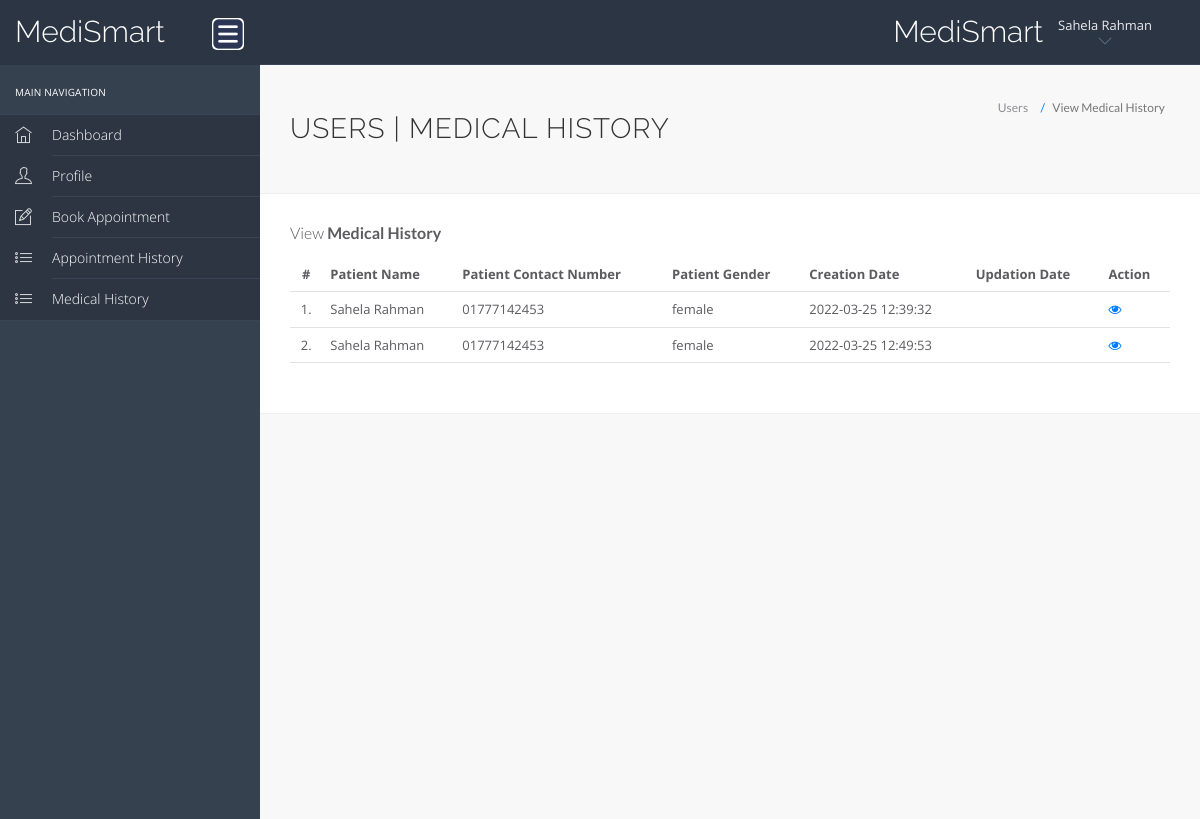
The page /hms/manage-medhistory.php (signed in) on the database its author committed.
### tables this page shows
CREATE TABLE `users` (
  `id` int(11) NOT NULL,
  `fullName` varchar(255) DEFAULT NULL,
  `profile_pic` varchar(255) NOT NULL,
  `address` longtext DEFAULT NULL,
  `city` varchar(255) DEFAULT NULL,
  `gender` varchar(255) DEFAULT NULL,
  `email` varchar(255) DEFAULT NULL,
  `password` varchar(255) DEFAULT NULL,
  `regDate` timestamp NULL DEFAULT current_timestamp(),
  `updationDate` timestamp NULL DEFAULT NULL ON UPDATE current_timestamp()
);

CREATE TABLE `tblpatient` (
  `ID` int(10) NOT NULL,
  `Docid` int(10) DEFAULT NULL,
  `PatientName` varchar(200) DEFAULT NULL,
  `PatientContno` varchar(13) DEFAULT NULL,
  `PatientEmail` varchar(200) DEFAULT NULL,
  `PatientGender` varchar(50) DEFAULT NULL,
  `PatientAdd` mediumtext DEFAULT NULL,
  `PatientAge` int(10) DEFAULT NULL,
  `PatientMedhis` mediumtext DEFAULT NULL,
  `CreationDate` timestamp NULL DEFAULT current_timestamp(),
  `UpdationDate` timestamp NULL DEFAULT NULL ON UPDATE current_timestamp()
);

### hms/manage-medhistory.php (the view, shortened to what this page needs)
<?php
include('include/config.php');
?>
<!DOCTYPE html>
<html lang="en">
<head>
    <link rel="stylesheet" href="vendor/bootstrap/css/bootstrap.min.css">
    <link rel="stylesheet" href="vendor/fontawesome/css/font-awesome.min.css">
    <link rel="stylesheet" href="vendor/themify-icons/themify-icons.min.css">
    <link href="vendor/animate.css/animate.min.css" rel="stylesheet" media="screen">
    <link href="vendor/perfect-scrollbar/perfect-scrollbar.min.css" rel="stylesheet" media="screen">
    <link href="vendor/switchery/switchery.min.css" rel="stylesheet" media="screen">
    <link href="vendor/bootstrap-touchspin/jquery.bootstrap-touchspin.min.css" rel="stylesheet" media="screen">
    <link href="vendor/select2/select2.min.css" rel="stylesheet" media="screen">
    <link href="vendor/bootstrap-datepicker/bootstrap-datepicker3.standalone.min.css" rel="stylesheet" media="screen">
    <link href="vendor/bootstrap-timepicker/bootstrap-timepicker.min.css" rel="stylesheet" media="screen">
    <link rel="stylesheet" href="assets/css/styles.css">
    <link rel="stylesheet" href="assets/css/plugins.css">
    <link rel="stylesheet" href="assets/css/themes/theme-5.css" id="skin_color" />
</head>
<body>
    <div id="app">
        <?php include('include/sidebar.php');?>
        <div class="app-content">
            <?php include('include/header.php');?>
            <div class="main-content">
                <div class="wrap-content container" id="container">
                    <section id="page-title">
                        <div class="row">
                            <div class="col-sm-8">
                                <h1 class="mainTitle">Users | Medical History</h1>
                            </div>
                            <ol class="breadcrumb">
                                <li>
                                    <span>Users</span>
                                </li>
                                <li class="active">
                                    <span>View Medical History</span>
                                </li>
                            </ol>
                        </div>
                    </section>
                    <div class="container-fluid container-fullw bg-white">
                        <div class="row">
                            <div class="col-md-12">
                                <h5 class="over-title margin-bottom-15">View <span class="text-bold">Medical
                                        History</span></h5>
                                <table class="table table-hover" id="sample-table-1">
                                    <thead>
                                        <tr>
                                            <th class="center">#</th>
                                            <th>Patient Name</th>
                                            <th>Patient Contact Number</th>
                                            <th>Patient Gender </th>
                                            <th>Creation Date </th>
                                            <th>Updation Date </th>
                                            <th>Action</th>
                                        </tr>
                                    </thead>
                                    <tbody>
                                        <?php
$uid=$_SESSION['id'];
$sql=mysqli_query($con,"select tblpatient.* from tblpatient join users on users.email=tblpatient.PatientEmail where users.id='$uid'");
$cnt=1;
while($row=mysqli_fetch_array($sql))
{
?>
                                        <tr>
                                            <td class="center"><?php echo $cnt;?>.</td>
                                            <td class="hidden-xs"><?php echo $row['PatientName'];?></td>
                                            <td><?php echo $row['PatientContno'];?></td>
                                            <td><?php echo $row['PatientGender'];?></td>
                                            <td><?php echo $row['CreationDate'];?></td>
                                            <td><?php echo $row['UpdationDate'];?>
                                            </td>
                                            <td>
                                                <a href="view-medhistory.php?viewid=<?php echo $row['ID'];?>"><i
                                                        class="fa fa-eye"></i></a>
                                            </td>
                                        </tr>
                                        <?php
$cnt=$cnt+1;
 }?>
                                    </tbody>
                                </table>
                            </div>
                        </div>
                    </div>
                </div>
            </div>
        </div>
    </div>
    <?php include('include/footer.php');?>
</body>
</html>

### hms/include/header.php (shortened to what this page needs)
<header class="navbar navbar-default navbar-static-top">
    <div class="navbar-header">
        <a class="navbar-brand" href="#">
            <h2 style="padding-top:10%; color: white;">MediSmart</h2>
        </a>
        <a href="#" class="sidebar-toggler pull-right visible-md visible-lg" data-toggle-class="app-sidebar-closed"
            data-toggle-target="#app">
            <img src="./assets/images/menu.png" alt="Menu" width="32" height="32"
                style="background-color: white; border-radius: 5px;">
        </a>
    </div>
    <div class="navbar-collapse collapse">
        <ul class="nav navbar-right">
            <li style="padding-top:5% ">
                <h2 style="color: white">MediSmart</h2>
            </li>
            <li class="dropdown current-user">
                <a href class="dropdown-toggle" data-toggle="dropdown">
                    <span class="username">
                        <?php $query=mysqli_query($con,"select fullName from users where id='".$_SESSION['id']."'");
                            while($row=mysqli_fetch_array($query))
                            {
                                echo $row['fullName'];
                            }
						?> <i class="ti-angle-down"></i></i></span>
                </a>
            </li>
        </ul>
    </div>
</header>

### hms/assets/css/themes/theme-5.css (style rules this page uses)
body { background: #f8f8f8; }
header .navbar-header { background: #2c3543 !important; border-right-color: transparent !important; border-bottom-color: transparent !important; }
header .navbar-header .sidebar-toggler, header .navbar-header .sidebar-mobile-toggler { color: #5f8295 !important; }
header .navbar-header .navbar-brand { color: #ffffff !important; }
header .navbar-collapse { background: #2c3543 !important; border-bottom-color: #394557 !important; box-shadow: none !important; }
header .navbar-collapse .navbar-right > li > a { color: #ffffff; }
header .navbar-collapse .navbar-right > li > a i { color: #5f8295 !important; }

### rows shown on the page
users: fullName "Sahela Rahman"
tblpatient: PatientName "Sahela Rahman", PatientContno "01777142453", PatientGender "female", CreationDate "2022-03-25 12:39:32"
tblpatient: PatientName "Sahela Rahman", PatientContno "01777142453", PatientGender "female", CreationDate "2022-03-25 12:49:53"
